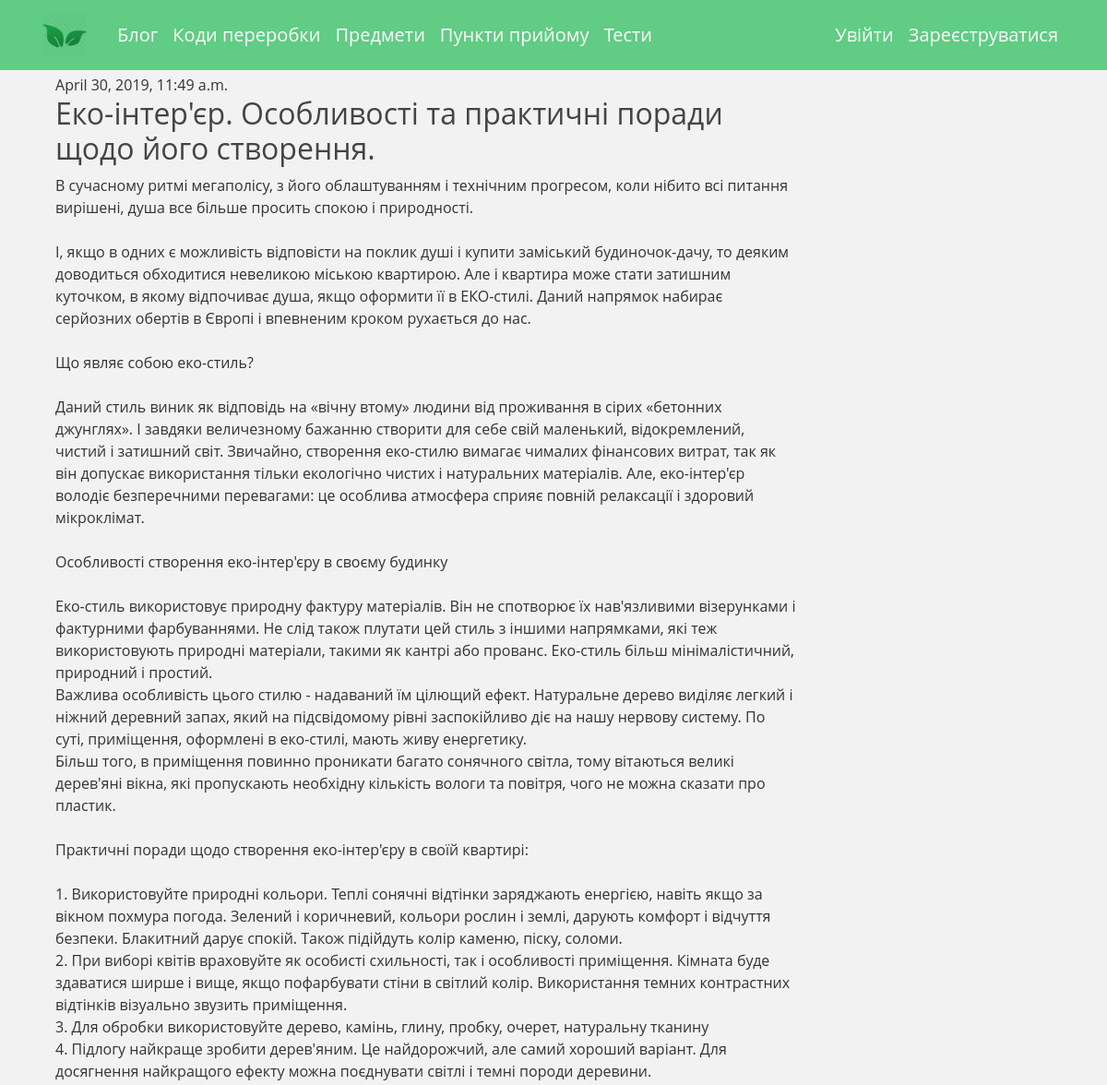
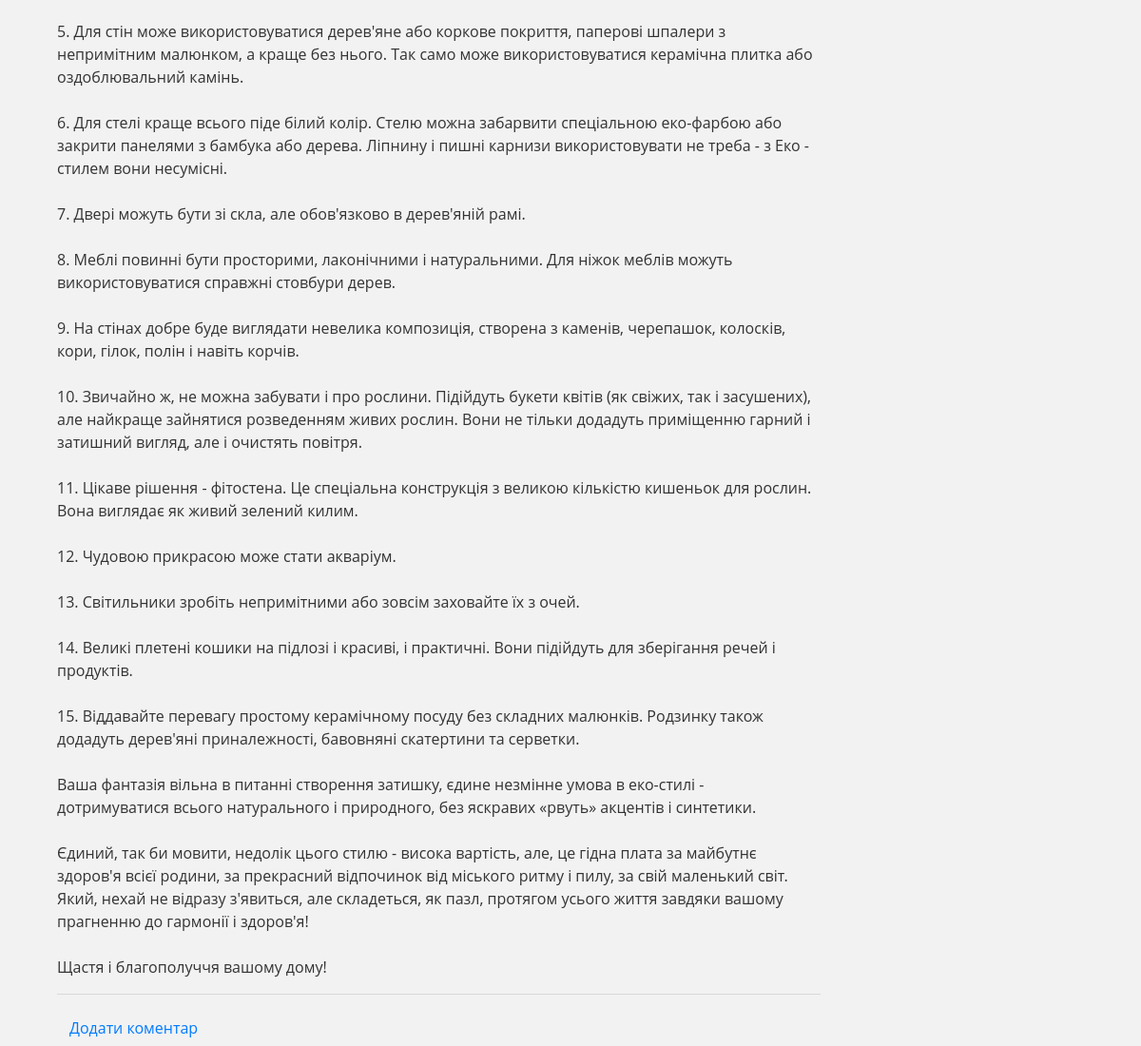
The app's page /post/1/ with its own data (2 pictures, top to bottom).
### blog/models.py (models this page shows, shortened)
class Post(models.Model):
    title = models.CharField(max_length=100)
    content = models.TextField(max_length=150)
    date_posted = models.DateTimeField(default=timezone.now)

### blog/views.py (the view)
# urls.py: path('post/<int:pk>/', views.post_detail, name='post_detail'),
def post_detail(request, pk):
    post = get_object_or_404(Post, pk=pk)
    return render(request, 'blog/post_detail.html', {'post': post})

### blog/templates/blog/post_detail.html (shortened to what this page needs)
{% extends 'blog/base.html' %}
{% block content %}
<div class = "container">
	<div class = "row">
		<div class = "col-md-9 col-lg-9">
			<div class="post">
        		{% if post.date_posted %}
            		<div class="date">
                		{{ post.date_posted  }}
            		</div>
        		{% endif %}
        		<h2>{{ post.title }}</h2>
        		<p>{{ post.content|linebreaksbr }}</p>
    		</div>
    		<hr>
    		<a class="btn btn-default" href="{% url 'add_comment_to_post' pk=post.pk %}">Додати коментар</a>
{% endblock %}

### blog/static/blog/main.css (style rules this page uses)
body { background: #ffffff; color: #333333; margin-top: 5rem; }
h1, h2, h3, h4, h5, h6 { color: #444444; }
body { background: #f2f2f2; font-family: 'Open Sans', sans-serif; }

### records on screen
Post: date_posted "April 30, 2019, 11:49 a.m.", title "Еко-інтер'єр. Особливості та практичні поради щодо його створення.", content "В сучасному ритмі мегаполісу, з його облаштуванням і технічним прогресом, коли нібито всі питання вирішені, душа все більше просить спокою і природності. І, якщо в одних є можливість відповісти на поклик душі і купити заміський будиночок-дачу, то деяким доводиться обходитися невеликою міською квартирою. Але і квартира може стати затишним куточком, в якому відпочиває душа, якщо оформити її в ЕКО-стилі. Даний напрямок набирає серйозних обертів в Європі і впевненим кроком рухається до нас. Що являє собою еко-стиль? Даний стиль виник як відповідь на «вічну втому» людини від проживання в сірих «бетонних джунглях». І завдяки величезному бажанню створити для себе свій маленький, відокремлений,…"
